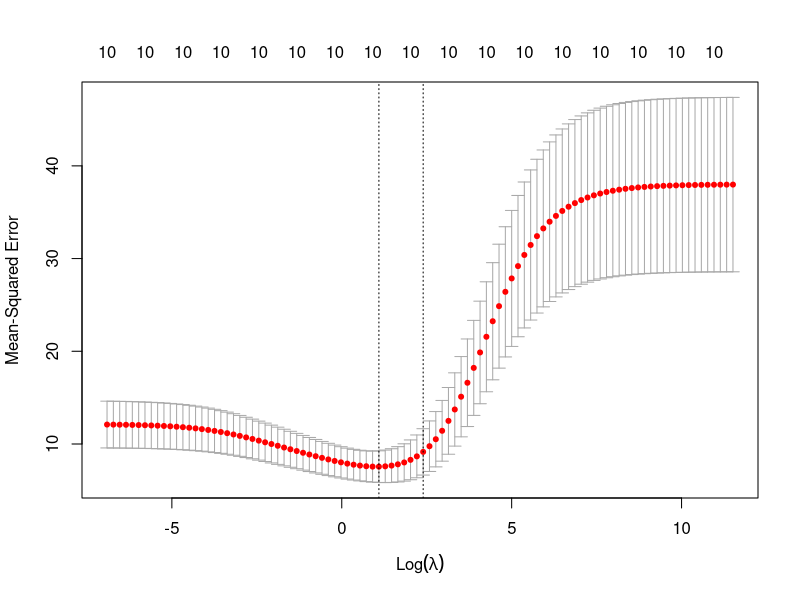

Write R code to recreate this figure. (Note: this script raises an error after producing the figure.)
# Linear Models Package Comparison

# Source: https://www.datacamp.com/community/tutorials/tutorial-ridge-lasso-elastic-net

# Load Libraries ----

set.seed(123) # seed for reproducibility
library(glmnet) # for ridge regression
library(dplyr) # for data cleaning

data('mtcars')

# Standardize x and y via scale() function ----
y <- mtcars %>%
    select(mpg) %>%
    scale(center = TRUE, scale = FALSE) %>%
    as.matrix()

x <- mtcars %>%
    select(-mpg) %>%
    as.matrix()

# they are both standardized matrices
class(x) # all columns, but mpg
class(y) # mpg column

# Perform 10-fold cross-validation to select lambda ----

lambdas_to_try <- 10^seq(-3, 5, length.out = 100)
 
class(lambdas_to_try)

# Setting Alpha = 0 implements Ridge Regression ----

ridge_cv <- cv.glmnet(x, y, alpha = 0, lambda = lambdas_to_try, 
          standardize = TRUE, nfolds = 10)

ridge_cv

# Plot cross-validation results
plot(ridge_cv)

# Best cross-validated lambda

lambda_cv <- ridge_cv$lambda.min

# Fit final model, get its sum of squared residuals and multiple R-squared

model_cv <- glmnet(x, y, alpha = 0, lambda = lambda_cv, standardize = TRUE)

y_hat_cv <- predict(model_cv, x)

# sum of square residual
ssr_cv <- t(y - y_hat_cv) %*% (y - y_hat_cv)

# r-square of ridge regression
rsq_ridge_cv <- cor(y, y_hat_cv)^2

rsq_ridge_cv

# Use Information Criteria to Select Lambda ----

x_scaled <- scale(x)
aic <- c()
bic <- c()

## missing psych package: results unpredictable ##

for (lambda in seq(lambdas_to_try)){
    # Run model (ridge regression)
    model <- glmnet(x, y, alpha = 0, lambda = lambdas_to_try[lambda], standardize = TRUE)
    # Extract coefficients and residuals (remove first row for the intercept)
    betas <- as.vector((as.matrix(coef(model))[-1, ]))
    resid <- y - (x_scaled %*% betas)
    # Compute hat-matrix and degress of freedom
    ld <- lambdas_to_try[lambda] * diag(ncol(x_scaled))
    H <- x_scaled %*% solve(t(x_scaled) %*% x_scaled + ld) %*% t(x_scaled)
    ###### ERROR: could not find function tr #######
    df <- tr(H)
    # compute information criteria
    aic[lambda] <- nrow(x_scaled) * log(t(resid) %*% resid) + 2 * df
    bic[lambda] <- nrow(x_scaled) * log(t(resid) %*% resid) + 2 * df * log(nrow(x_scaled))
}









